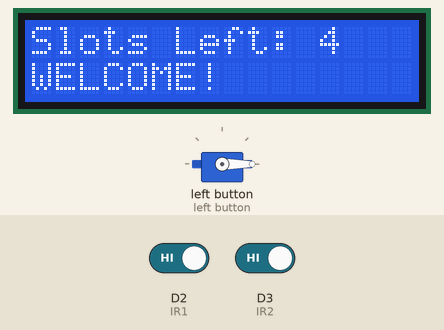
Bench run of a sketch on a simulated Adafruit Circuit Playground Express. Shown: 16×2 character LCD, servo. Inputs (shaded band) come from the test bench; at power-on: D2 (IR1) HIGH, D3 (IR2) HIGH. What the sketch prints to the serial monitor is not drawn.

Above: at 3.3 s.
3.4 s: D2 (IR1) driven LOW
At 4.6 s:
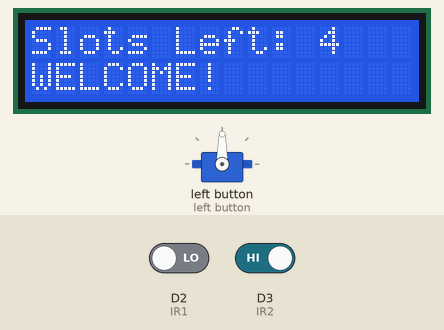
4.9 s: D3 (IR2) driven LOW
At 7.8 s:
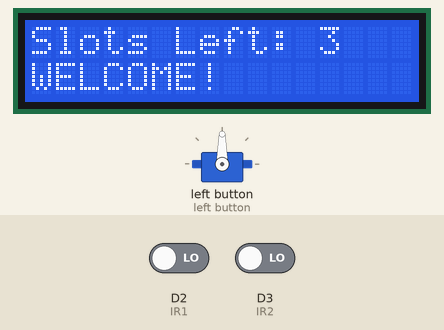
7.9 s: D2 (IR1) driven HIGH
At 8.9 s:
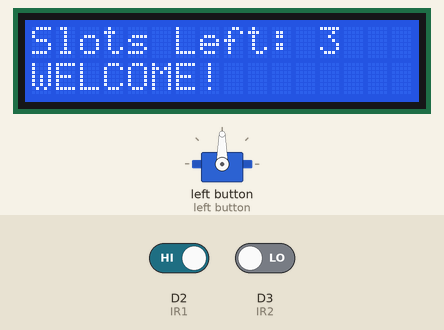
9.4 s: D2 (IR1) driven LOW
At 12.3 s:
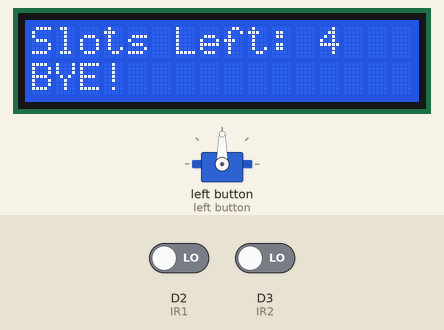
12.4 s: D3 (IR2) driven HIGH
At 46.5 s:
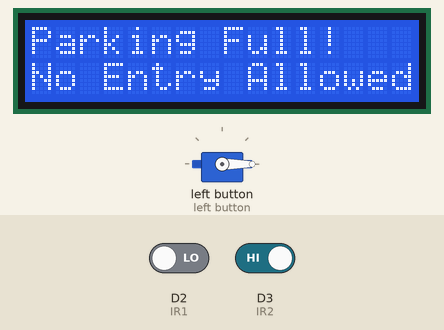
Timing chart, 0 to 47.5 s (numbered marks = the images above; inputs shaded):
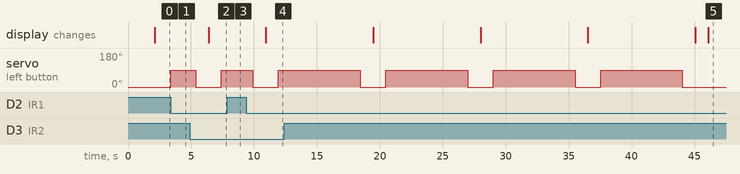

The sketch:

MinorProject.ino
```cpp
#include <LiquidCrystal_I2C.h>

#include <Adafruit_CircuitPlayground.h>
#include <Adafruit_Circuit_Playground.h>

#include <Wire.h>
#include <LiquidCrystal_I2C.h>
#include <Servo.h>

LiquidCrystal_I2C lcd(0x27, 16, 2);
Servo myservo;

const int IR1 = 2;    // Entry IR sensor
const int IR2 = 3;    // Exit IR sensor

const int MAX_SLOTS = 4;
int Slot = MAX_SLOTS;

bool gateOpen = false;

void setup() {
  Serial.begin(9600);

  lcd.init();
  lcd.backlight();

  pinMode(IR1, INPUT);
  pinMode(IR2, INPUT);

  myservo.attach(4);
  myservo.write(0);  // Gate closed

  lcd.setCursor(0, 0);
  lcd.print("  ARDUINO PARK  ");
  lcd.setCursor(0, 1);
  lcd.print("   SYSTEM       ");
  delay(2000);
  lcd.clear();

  updateLCD("WELCOME!");
}

void loop() {
  // Car entering
  if (digitalRead(IR1) == LOW && !gateOpen) {
    if (Slot > 0) {
      Serial.println("Car entering detected at IR1");
      openGate();
      waitForSensor(IR2);
      closeGate();

      Slot = max(Slot - 1, 0);
      updateLCD("WELCOME!");
    } else {
      // Parking full - do not open gate, show message
      lcd.clear();
      lcd.setCursor(0, 0);
      lcd.print("Parking Full!");
      lcd.setCursor(0, 1);
      lcd.print("No Entry Allowed");
      Serial.println("Parking Full! Gate stays closed.");
      delay(2000);
      updateLCD("");
    }
    delay(1000);
  }

  // Car exiting
  if (digitalRead(IR2) == LOW && !gateOpen) {
    Serial.println("Car exiting detected at IR2");
    openGate();
    waitForSensor(IR1);
    closeGate();

    Slot = min(Slot + 1, MAX_SLOTS);
    updateLCD("BYE!");
    delay(1000);
  }
}

void openGate() {
  myservo.write(90);
  gateOpen = true;
  Serial.println("Gate opened");
  delay(1000);
}

void closeGate() {
  myservo.write(0);
  gateOpen = false;
  Serial.println("Gate closed");
  delay(1000);
}

void waitForSensor(int sensorPin) {
  Serial.print("Waiting for sensor ");
  Serial.println(sensorPin);
  unsigned long startTime = millis();

  while (digitalRead(sensorPin) == HIGH) {
    if (millis() - startTime > 5000) {
      Serial.println("Sensor wait timeout");
      break;
    }
    delay(50);
  }
  delay(500);
}

void updateLCD(String message) {
  lcd.clear();
  lcd.setCursor(0, 0);

  if (Slot == 0) {
    lcd.print("Parking Full!");
  } else {
    lcd.print("Slots Left: ");
    lcd.print(Slot);
  }

  lcd.setCursor(0, 1);
  lcd.print(message);
}
```

Measured:
- after the input at 3.4 s, servo on left button: 0° → 90° at once
- after the input at 4.9 s, servo on left button: 90° → 0° after 0.50 s, → 90° 2.0 s later; the display: changes after 1.5 s (image 2)
- after the input at 7.9 s, servo on left button: stays 90° (without the input it goes to 0° after 1.0 s)
- after the input at 9.4 s, servo on left button: 90° → 0° after 0.53 s, → 90° 2.0 s later; the display: changes after 1.5 s (image 4)
- after the input at 12.4 s, servo on left button: alternates 90° for 6.5 s and 0° for 2.0 s, starting after 6.1 s
